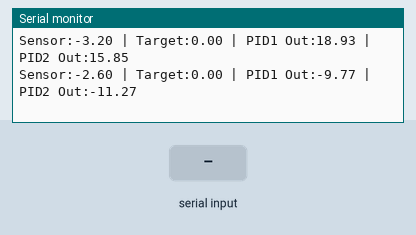
Simulated run of this sketch. Board: Arduino Uno, built with avr-gcc and run on an emulated ATmega328P. On the bench: the last lines printed to the serial monitor. Inputs (shaded band) come from the test bench. Random numbers use the default seed unless the sketch sets one.

Above: at 1.2 s.
1.3 s: "m" received over Serial
At 1.43 s:
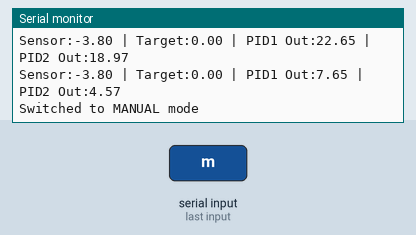
4.3 s: "t90\n" received over Serial
At 4.39 s:
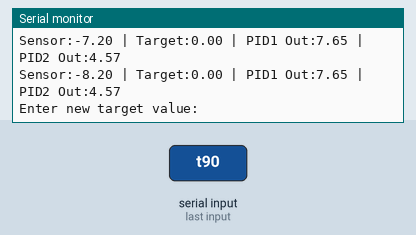
5.9 s: "t,45\n" received over Serial
At 6.03 s:
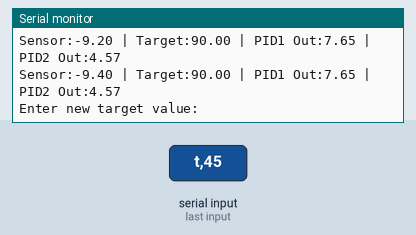
8.9 s: "i90\n" received over Serial
At 9.1 s:
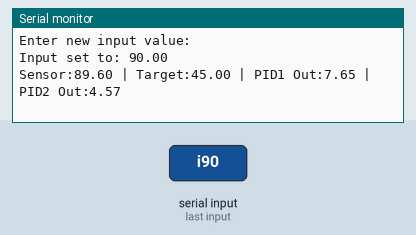
10.5 s: "i,45\n" received over Serial
At 10.63 s:
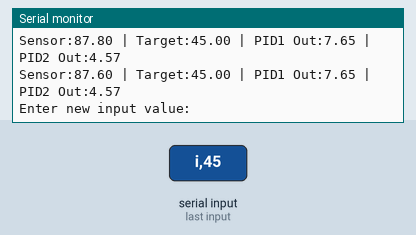
13.5 s: "d90\n" received over Serial
At 13.68 s:
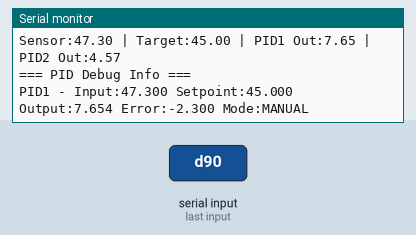
Timing chart, 0 to 16.1 s (numbered marks = the images above; inputs shaded):
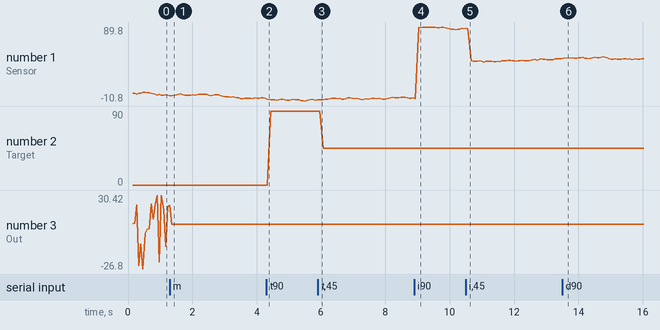

Measured:
- after the input at 1.3 s, the serial monitor: prints a new line after 0.13 s (image 1)
- after the input at 4.3 s, the serial monitor: prints a new line after 0.08 s (image 2)
- after the input at 8.9 s, the serial monitor: prints a new line after 0.09 s (image 4)
- after the input at 13.5 s, the serial monitor: prints a new line after 0.09 s (image 6)
- plotted number 1: -6.6 → 87.8 after the input at 8.9 s, 87.8 → 46.3 after the input at 10.5 s
- plotted number 2: 0 → 90 after the input at 4.3 s, 90 → 45 after the input at 5.9 s

The sketch:

arduino.ino
```cpp
#include <PID_v1.h>

// PID variables for first controller
double input1, output1, setpoint1;
double kp1 = 2.0, ki1 = 0.1, kd1 = 0.5;
PID pid1(&input1, &output1, &setpoint1, kp1, ki1, kd1, DIRECT);

// PID variables for second controller
double input2, output2, setpoint2;
double kp2 = 1.5, ki2 = 0.05, kd2 = 0.3;
PID pid2(&input2, &output2, &setpoint2, kp2, ki2, kd2, DIRECT);

float sensor_value = 0.0;
float target_value = 0.0;

void setup() {
  Serial.begin(9600);
  Serial.println("PID Library-based Controller");

  // Initialize PID1
  setpoint1 = target_value;
  pid1.SetOutputLimits(-200, 200);
  pid1.SetSampleTime(20);  // 20ms sample time
  pid1.SetMode(AUTOMATIC);

  // Initialize PID2
  setpoint2 = 0.0;
  pid2.SetOutputLimits(-150, 150);
  pid2.SetSampleTime(10);  // 10ms sample time
  pid2.SetMode(AUTOMATIC);

  Serial.println("PID controllers initialized!");
  Serial.println("Commands: 't' to set target, 'i' to set input, 'd' for debug, 'p' to tune PID");
}

void loop() {
  // Simulate sensor reading (replace with actual sensor)
  sensor_value += random(-10, 11) / 10.0;  // Add some noise

  // Update PID inputs
  input1 = sensor_value;
  input2 = sensor_value * 0.8;  // Different input scaling

  // Compute PID outputs
  pid1.Compute();
  pid2.Compute();

  // Use outputs (e.g., motor control)
  Serial.print("Sensor:");
  Serial.print(sensor_value, 2);
  Serial.print(" | Target:");
  Serial.print(target_value, 2);
  Serial.print(" | PID1 Out:");
  Serial.print(output1, 2);
  Serial.print(" | PID2 Out:");
  Serial.println(output2, 2);

  // Handle serial commands
  if (Serial.available()) {
    char cmd = Serial.read();
    switch (cmd) {
      case 't':
        Serial.println("Enter new target value:");
        while (!Serial.available()) delay(10);
        target_value = Serial.parseFloat();
        setpoint1 = target_value;
        Serial.print("Target set to: ");
        Serial.println(target_value);
        break;

      case 'i':
        Serial.println("Enter new input value:");
        while (!Serial.available()) delay(10);
        sensor_value = Serial.parseFloat();
        Serial.print("Input set to: ");
        Serial.println(sensor_value);
        break;

      case 'd':
        printDebugInfo();
        break;

      case 'p':
        tunePID();
        break;

      case 'r':
        // Reset PIDs by switching to manual then back to automatic
        pid1.SetMode(MANUAL);
        pid2.SetMode(MANUAL);
        output1 = 0;
        output2 = 0;
        pid1.SetMode(AUTOMATIC);
        pid2.SetMode(AUTOMATIC);
        Serial.println("PIDs reset!");
        break;

      case 'm':
        // Toggle between AUTOMATIC and MANUAL mode
        if (pid1.GetMode() == AUTOMATIC) {
          pid1.SetMode(MANUAL);
          pid2.SetMode(MANUAL);
          Serial.println("Switched to MANUAL mode");
        } else {
          pid1.SetMode(AUTOMATIC);
          pid2.SetMode(AUTOMATIC);
          Serial.println("Switched to AUTOMATIC mode");
        }
        break;
    }
  }

  delay(50);  // Main loop delay
}

void printDebugInfo() {
  Serial.println("=== PID Debug Info ===");

  Serial.print("PID1 - Input:");
  Serial.print(input1, 3);
  Serial.print(" Setpoint:");
  Serial.print(setpoint1, 3);
  Serial.print(" Output:");
  Serial.print(output1, 3);
  Serial.print(" Error:");
  Serial.print(setpoint1 - input1, 3);
  Serial.print(" Mode:");
  Serial.println(pid1.GetMode() == AUTOMATIC ? "AUTO" : "MANUAL");

  Serial.print("PID2 - Input:");
  Serial.print(input2, 3);
  Serial.print(" Setpoint:");
  Serial.print(setpoint2, 3);
  Serial.print(" Output:");
  Serial.print(output2, 3);
  Serial.print(" Error:");
  Serial.print(setpoint2 - input2, 3);
  Serial.print(" Mode:");
  Serial.println(pid2.GetMode() == AUTOMATIC ? "AUTO" : "MANUAL");

  Serial.print("PID1 Tunings - Kp:");
  Serial.print(pid1.GetKp(), 3);
  Serial.print(" Ki:");
  Serial.print(pid1.GetKi(), 3);
  Serial.print(" Kd:");
  Serial.println(pid1.GetKd(), 3);
}

void tunePID() {
  Serial.println("PID Tuning Menu:");
  Serial.println("1. Tune PID1 Kp");
  Serial.println("2. Tune PID1 Ki");
  Serial.println("3. Tune PID1 Kd");
  Serial.println("4. Tune PID2 Kp");
  Serial.println("5. Tune PID2 Ki");
  Serial.println("6. Tune PID2 Kd");
  Serial.println("Enter choice (1-6):");

  while (!Serial.available()) delay(10);
  int choice = Serial.parseInt();

  Serial.println("Enter new value:");
  while (!Serial.available()) delay(10);
  double newValue = Serial.parseFloat();

  switch (choice) {
    case 1:
      kp1 = newValue;
      pid1.SetTunings(kp1, ki1, kd1);
      Serial.print("PID1 Kp set to: ");
      Serial.println(kp1, 3);
      break;
    case 2:
      ki1 = newValue;
      pid1.SetTunings(kp1, ki1, kd1);
      Serial.print("PID1 Ki set to: ");
      Serial.println(ki1, 3);
      break;
    case 3:
      kd1 = newValue;
      pid1.SetTunings(kp1, ki1, kd1);
      Serial.print("PID1 Kd set to: ");
      Serial.println(kd1, 3);
      break;
    case 4:
      kp2 = newValue;
      pid2.SetTunings(kp2, ki2, kd2);
      Serial.print("PID2 Kp set to: ");
      Serial.println(kp2, 3);
      break;
    case 5:
      ki2 = newValue;
      pid2.SetTunings(kp2, ki2, kd2);
      Serial.print("PID2 Ki set to: ");
      Serial.println(ki2, 3);
      break;
    case 6:
      kd2 = newValue;
      pid2.SetTunings(kp2, ki2, kd2);
      Serial.print("PID2 Kd set to: ");
      Serial.println(kd2, 3);
      break;
    default:
      Serial.println("Invalid choice!");
      break;
  }
}
```
